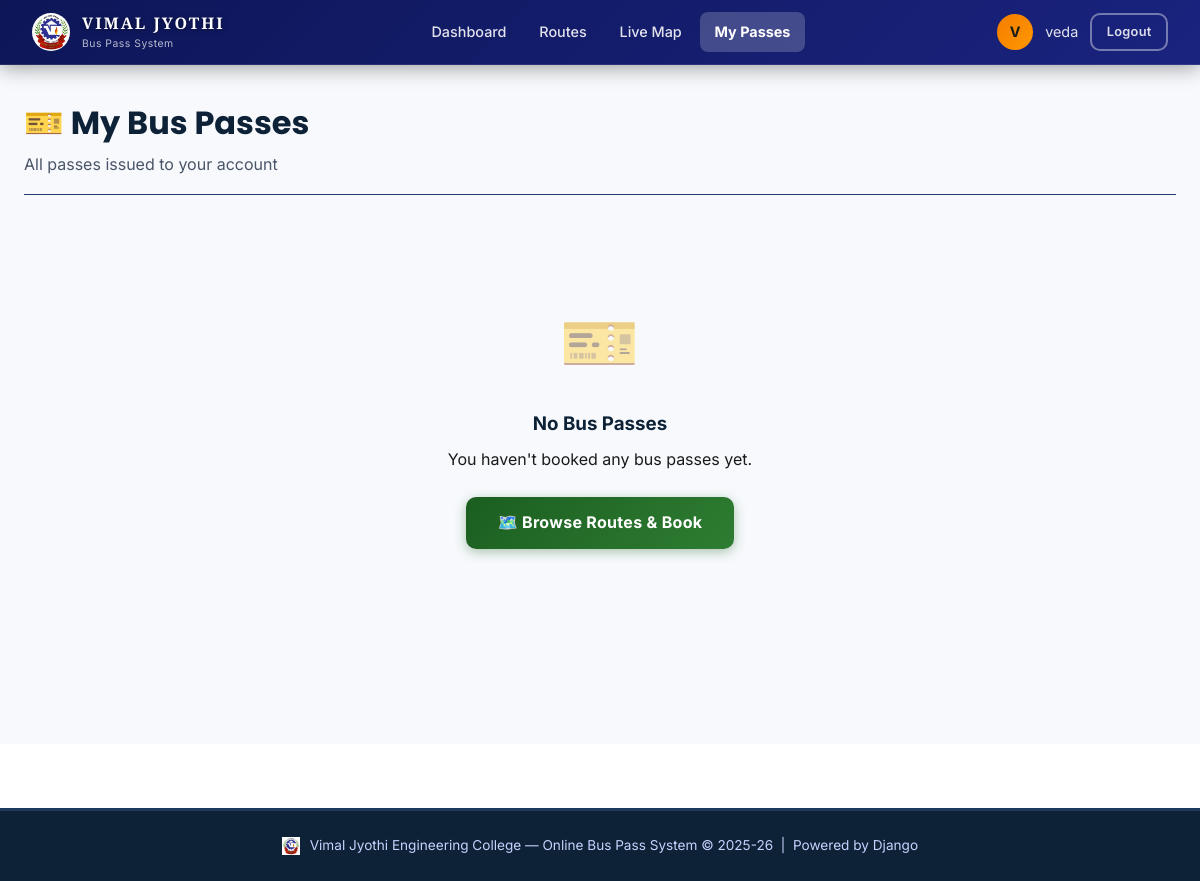
Page /my-passes/ (signed in) on the earlier database version.
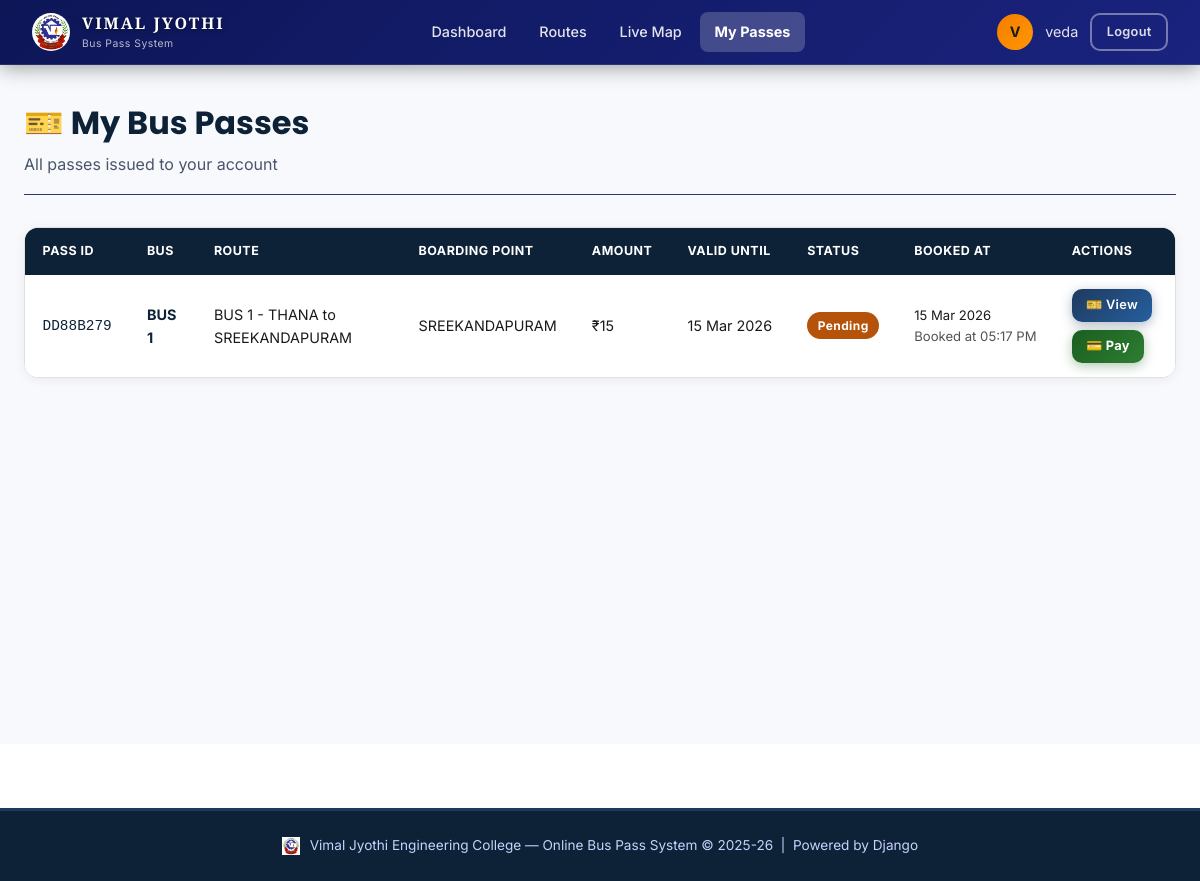
Same page on the later database version.
### core/models.py (models this page shows, shortened)
class BusPass(models.Model):
    STATUS_CHOICES = [
        ('pending', 'Pending Payment'),
        ('active', 'Active'),
        ('expired', 'Expired'),
        ('cancelled', 'Cancelled'),
    ]
    pass_id = models.UUIDField(default=uuid.uuid4, unique=True, editable=False)
    user = models.ForeignKey(User, on_delete=models.CASCADE, related_name='bus_passes')
    bus = models.ForeignKey(Bus, on_delete=models.SET_NULL, null=True, related_name='passes')
    route = models.ForeignKey(Route, on_delete=models.SET_NULL, null=True, related_name='passes')
    boarding_point = models.CharField(max_length=200)
    boarding_point_ref = models.ForeignKey(
        BoardingPoint, on_delete=models.SET_NULL, null=True, blank=True,
        related_name='bus_passes', help_text="Link to fare table entry"
    )
    amount_paid = models.PositiveIntegerField(
        default=0,
        help_text="Fare in INR rounded to nearest 10"
    )
    status = models.CharField(max_length=10, choices=STATUS_CHOICES, default='pending')
    valid_from = models.DateField(null=True, blank=True)
    valid_until = models.DateField(null=True, blank=True)
    notes = models.CharField(max_length=300, blank=True, default='',
                             help_text="Extra label, e.g. 'Faculty Reserve – Dr. John'")
    payment_screenshot = models.ImageField(
        upload_to='payment_proofs/',
        null=True, blank=True,
        help_text='UPI payment screenshot uploaded by student as proof'
    )
    payment_notes = models.CharField(
        max_length=200, blank=True, default='',
        help_text='UPI transaction ID or extra payment notes from student'
    )
    created_at = models.DateTimeField(auto_now_add=True)
    updated_at = models.DateTimeField(auto_now=True)
    class Meta:
        ordering = ['-created_at']
    @property
    def pass_id_short(self) -> str:
        val: str = str(self.pass_id).upper()
        return val[:8]  # type: ignore[index]

class Bus(models.Model):
    BUS_TYPE_CHOICES = [
        ('college', 'College Bus'),
        ('tourist', 'Tourist Bus'),
    ]
    bus_number = models.CharField(max_length=20, unique=True)
    route = models.ForeignKey(Route, on_delete=models.SET_NULL, null=True, blank=True, related_name='buses')
    capacity = models.PositiveIntegerField(default=49)
    current_occupancy = models.PositiveIntegerField(default=0)
    bus_type = models.CharField(max_length=10, choices=BUS_TYPE_CHOICES, default='college')
    driver_name = models.CharField(max_length=100, blank=True)
    driver_phone = models.CharField(max_length=15, blank=True)
    driver = models.ForeignKey(
        User, on_delete=models.SET_NULL, null=True, blank=True,
        related_name='assigned_bus',
        help_text='Driver user account assigned to this bus'
    )
    is_active = models.BooleanField(default=True)
    latitude = models.DecimalField(max_digits=10, decimal_places=7, null=True, blank=True)
    longitude = models.DecimalField(max_digits=10, decimal_places=7, null=True, blank=True)
    is_tracking = models.BooleanField(default=False, help_text='True while driver is sharing location')
    created_at = models.DateTimeField(auto_now_add=True)
    class Meta:
        ordering = ['bus_number']

class Route(models.Model):
    name = models.CharField(max_length=200)
    description = models.TextField(blank=True)
    stops = models.JSONField(default=list, help_text="List of stop names in order")
    is_active = models.BooleanField(default=True)
    created_at = models.DateTimeField(auto_now_add=True)

### core/views.py (the view)
# urls.py: path('my-passes/', views.my_passes_view, name='my_passes'),
@auth_required
def my_passes_view(request):
    passes = BusPass.objects.filter(user=request.user).order_by('-created_at')
    return render(request, 'core/my_passes.html', {'passes': passes})

### core/views.py (called while the page is built, shortened)
def auth_required(view_func):
    @never_cache
    @functools.wraps(view_func)
    def wrapper(request, *args, **kwargs):
        return view_func(request, *args, **kwargs)
    return wrapper

### core/templates/core/my_passes.html (shortened to what this page needs)
{% extends 'core/base.html' %}
{% block content %}
<div class="main-content fade-up">
    <div class="page-header">
        <h1>🎫 My Bus Passes</h1>
        <p>All passes issued to your account</p>
    </div>
    {% if passes %}
    <div class="table-wrapper">
        <table>
            <thead>
                <tr>
                    <th>Pass ID</th>
                    <th>Bus</th>
                    <th>Route</th>
                    <th>Boarding Point</th>
                    <th>Amount</th>
                    <th>Valid Until</th>
                    <th>Status</th>
                    <th>Booked At</th>
                    <th>Actions</th>
                </tr>
            </thead>
            <tbody>
                {% for p in passes %}
                <tr>
                    <td><code style="color:var(--accent-light)">{{ p.pass_id_short }}</code></td>
                    <td><strong>{{ p.bus.bus_number }}</strong></td>
                    <td>{{ p.route.name|default:"—" }}</td>
                    <td>{{ p.boarding_point }}</td>
                    <td>
                        {% if p.amount_paid == 0 %}
                        <span style="color:#81c784;font-weight:700">₹0 (Faculty Reserve)</span>
                        {% else %}
                        ₹{{ p.amount_paid }}
                        {% endif %}
                    </td>
                    <td style="white-space:nowrap">{{ p.valid_until|date:"d M Y"|default:"—" }}</td>
                    <td>
                        <span
                            class="badge badge-{% if p.status == 'active' %}success{% elif p.status == 'pending' %}warning{% else %}danger{% endif %}">
                            {{ p.status|capfirst }}
                        </span>
                    </td>
                    <td style="font-size:0.82rem;white-space:nowrap">
                        {{ p.created_at|date:"d M Y" }}<br>
                        <span style="opacity:0.75">Booked at {{ p.created_at|time:"h:i A" }}</span>
                    </td>
                    <td style="display:flex;gap:0.5rem;flex-wrap:wrap">
                        <a href="{% url 'view_pass' p.pass_id %}" class="btn btn-primary btn-sm">🎫 View</a>
                        {% if p.status == 'pending' %}
                        <a href="{% url 'payment' p.pass_id %}" class="btn btn-accent btn-sm">💳 Pay</a>
                        {% endif %}
                    </td>
                </tr>
                {% endfor %}
            </tbody>
        </table>
    </div>
    {% else %}
    <div class="empty-state">
        <div class="empty-icon">🎫</div>
        <h3 style="color:var(--white);margin-bottom:0.5rem">No Bus Passes</h3>
        <p style="margin-bottom:1.5rem">You haven't booked any bus passes yet.</p>
        <a href="{% url 'routes' %}" class="btn btn-accent btn-lg">🗺️ Browse Routes &amp; Book</a>
    </div>
    {% endif %}
</div>
{% endblock %}

### core/templates/core/base.html (shortened to what this page needs)
{% load static %}
<!DOCTYPE html>
<html lang="en">
<head>
  <link rel="stylesheet" href="{% static 'core/css/style.css' %}" />
  <link rel="stylesheet" href="{% static 'core/css/white_theme.css' %}" />
</head>
<body>
  {% if user.is_authenticated %}
  <nav class="navbar">
    <a href="{% url 'dashboard' %}" class="navbar-brand">
      <img src="{% static 'core/images/vjec_logo.png' %}" class="navbar-logo-img" alt="VJEC" />
      <div>
        <span style="font-family:'Cinzel',Georgia,serif;font-size:1.4rem;font-weight:900;letter-spacing:2px;color:#ffffff;line-height:1.1;text-shadow:0 1px 4px rgba(0,0,0,0.5)">VIMAL JYOTHI</span>
        <small>Bus Pass System</small>
      </div>
    </a>
    <ul class="nav-links">
      <li><a href="{% url 'dashboard' %}">Dashboard</a></li>
      <li><a href="{% url 'routes' %}">Routes</a></li>
      <li><a href="{% url 'map' %}">Live Map</a></li>
      <li><a href="{% url 'my_passes' %}">My Passes</a></li>
    </ul>
    <div class="nav-user">
      <div class="nav-avatar">{{ user.first_name|first|default:user.username|first|upper }}</div>
      <span style="font-size:0.9rem;color:rgba(255,255,255,0.8)">{{ user.first_name|default:user.username }}</span>
      <a href="{% url 'logout' %}" class="btn btn-outline btn-sm">Logout</a>
    </div>
  </nav>
  {% endif %}
  <main>
    {% block content %}{% endblock %}
  </main>
  {% if user.is_authenticated %}
  <footer>
    <p>
      <img src="{% static 'core/images/vjec_logo.png' %}" style="height:18px;vertical-align:middle;margin-right:6px"
        alt="">
      Vimal Jyothi Engineering College &mdash; Online Bus Pass System &copy; 2025-26 &nbsp;|&nbsp; Powered by Django
    </p>
  </footer>
  {% endif %}
</body>
</html>

### core/static/core/css/style.css (style rules this page uses)
:root { --primary: #1a237e; --primary-dark: #0d1657; --primary-light: #283593; --accent: #f57c00; --accent-light: #ff9800; --success: #2e7d32; --danger: #c62828; --warning: #f9a825; --info: #0277bd; --bg-dark: #0f1729; --bg-card: #162040; --bg-card2: #1e2d55; --text-light: #e8eaf6; --text-muted: #9fa8da; --border: #2a3a70; --white: #ffffff; --shadow: 0 8px 32px rgba(0, 0, 0, 0.3); --shadow-sm: 0 2px 12px rgba(0, 0, 0, 0.2); --radius: 16px; --radius-sm: 10px; --transition: all 0.3s ease; }
* { margin: 0; padding: 0; box-sizing: border-box; }
body { font-family: 'Inter', sans-serif; background: var(--bg-dark); color: var(--text-light); min-height: 100vh; line-height: 1.6; }
.navbar { background: linear-gradient(135deg, var(--primary-dark) 0%, var(--primary) 100%); padding: 0 2rem; height: 65px; display: flex; align-items: center; justify-content: space-between; position: sticky; top: 0; z-index: 1000; box-shadow: 0 2px 20px rgba(0, 0, 0, 0.4); border-bottom: 1px solid rgba(255, 255, 255, 0.1); }
.navbar-brand { display: flex; align-items: center; gap: 0.75rem; text-decoration: none; color: var(--white); }
.navbar-brand span { font-family: 'Poppins', sans-serif; font-weight: 700; font-size: 1.25rem; letter-spacing: -0.5px; }
.navbar-brand small { display: block; font-size: 0.65rem; font-weight: 300; opacity: 0.8; letter-spacing: 0.5px; }
.nav-links { display: flex; align-items: center; gap: 0.25rem; list-style: none; }
.nav-links a { color: rgba(255, 255, 255, 0.85); text-decoration: none; padding: 0.5rem 0.9rem; border-radius: 8px; font-size: 0.9rem; font-weight: 500; transition: var(--transition); display: flex; align-items: center; gap: 0.4rem; }
.nav-links a.active { background: rgba(255, 255, 255, 0.2); color: var(--white); }
.nav-user { display: flex; align-items: center; gap: 0.75rem; }
.nav-avatar { width: 36px; height: 36px; background: linear-gradient(135deg, var(--accent), var(--accent-light)); border-radius: 50%; display: flex; align-items: center; justify-content: center; font-weight: 700; font-size: 0.9rem; }
.main-content { max-width: 1280px; margin: 0 auto; padding: 2rem 1.5rem; }
.page-header { margin-bottom: 2rem; padding-bottom: 1rem; border-bottom: 1px solid var(--border); }
.page-header h1 { font-family: 'Poppins', sans-serif; font-size: 2rem; font-weight: 700; color: var(--white); }
.page-header p { color: var(--text-muted); margin-top: 0.25rem; }
.btn { display: inline-flex; align-items: center; gap: 0.5rem; padding: 0.6rem 1.4rem; border-radius: 10px; font-size: 0.9rem; font-weight: 600; text-decoration: none; cursor: pointer; border: none; transition: var(--transition); letter-spacing: 0.3px; }
.btn-primary { background: linear-gradient(135deg, var(--primary), var(--primary-light)); color: var(--white); box-shadow: 0 4px 15px rgba(26, 35, 126, 0.4); }
.btn-accent { background: linear-gradient(135deg, var(--accent), var(--accent-light)); color: var(--white); box-shadow: 0 4px 15px rgba(245, 124, 0, 0.3); }
.btn-outline { background: transparent; border: 1px solid var(--border); color: var(--text-light); }
.btn-sm { padding: 0.4rem 0.9rem; font-size: 0.8rem; }
.badge { display: inline-flex; align-items: center; padding: 0.25rem 0.65rem; border-radius: 999px; font-size: 0.75rem; font-weight: 600; letter-spacing: 0.5px; }
.badge-warning { background: #d97706; color: #ffffff; }
.table-wrapper { overflow-x: auto; border-radius: var(--radius); border: 1px solid var(--border); }
table { width: 100%; border-collapse: collapse; font-size: 0.9rem; }
thead th { background: var(--primary-dark); color: var(--text-muted); font-weight: 600; padding: 1rem 1.25rem; text-align: left; font-size: 0.8rem; letter-spacing: 0.5px; text-transform: uppercase; }
tbody td { padding: 1rem 1.25rem; border-bottom: 1px solid var(--border); color: var(--text-light); }
tbody tr:last-child td { border-bottom: none; }
tbody tr { transition: background 0.2s; }
footer { text-align: center; padding: 1.5rem; color: var(--text-muted); font-size: 0.85rem; border-top: 1px solid var(--border); margin-top: 4rem; }
.fade-up { animation: fadeUp 0.4s ease; }

### core/templates/core/base.html (style rules this page uses)
.navbar-logo-img { height: 38px; width: 38px; object-fit: contain; border-radius: 50%; }

Differences in the rows shown:
added BusPass: pass_id_short "DD88B279", bus.bus_number "BUS 1", route.name "BUS 1 - THANA to SREEKANDAPURAM", boarding_point "SREEKANDAPURAM", amount_paid "15", valid_until "15 Mar 2026", status "Pending", created_at "15 Mar 2026", created_at "05:17 PM", shows "💳 Pay"
Other differences:
text no longer shown: "🎫 No Bus Passes You haven't booked any bus passes yet. 🗺️ Browse Routes & Book"
text now shown: "PASS ID BUS ROUTE BOARDING POINT AMOUNT VALID UNTIL STATUS BOOKED AT ACTIONS"
